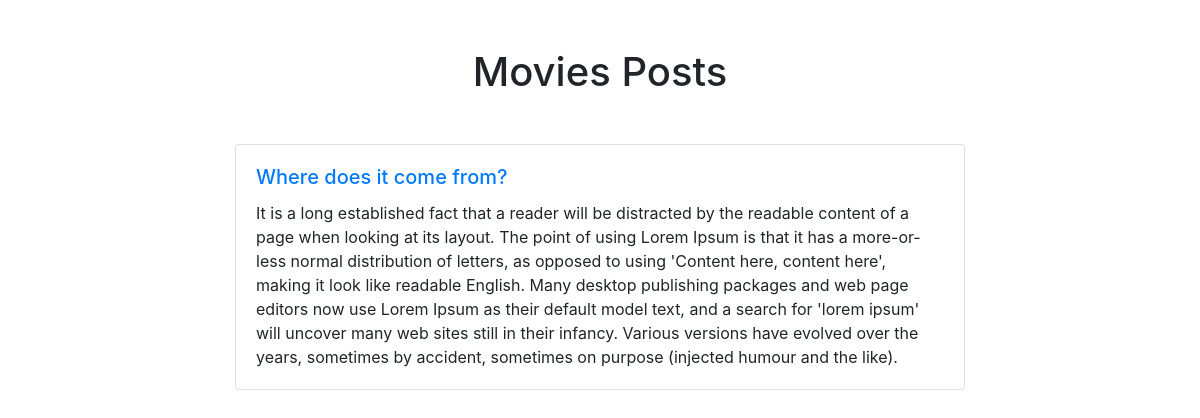
/blog/Movies/, run on the app's committed database.
### blog/models.py (models this page shows)
class Category(models.Model):
    name = models.CharField(max_length=25)

class Post(models.Model):
    title = models.CharField(max_length=255)
    body = models.TextField()
    created_on = models.DateTimeField(auto_now_add=True)
    last_modified = models.DateTimeField(auto_now=True)
    category = models.ManyToManyField(Category, related_name='posts')

### blog/views.py (the view)
# urls.py: path('<category>/', views.blog_category, name='blog_category')
def blog_category(request, category):
    posts = Post.objects.filter(
        category__name__contains=category
    ).order_by(
        '-created_on'
    )
    context = {
        'posts': posts,
        'category': category
    }
    return render(request, 'category.html', context)

### blog/templates/category.html
{% extends 'base.html' %}
{% block page_content %}
<div class="container">
    <h1 class="text-center my-5">{{category}} Posts</h1>
    <div class="row">
        <div class="col-md-2"></div>
        <div class="col-md-8">
            {% for post in posts %}
            <div class="card mb-3">
                <div class="card-body">
                    <h5 class="card-title"><a href="{% url 'details' post.pk %}">{{ post.title }}</a></h5>
                    <p class="card-text">{{ post.body }}</p>
                </div>
            </div>
            {% endfor %}
        </div>
    </div>
</div>
{% endblock %}

### data on the page
Category: name "Movies"
Post: title "Where does it come from?", body "It is a long established fact that a reader will be distracted by the readable content of a page when looking at its layout. The point of using Lorem Ipsum is that it has a more-or-less normal distribution of letters, as opposed to using 'Content here, content here', making it look like readable English. Many desktop publishing packages and web page editors now use Lorem Ipsum as their default model text, and a search for 'lorem ipsum' will uncover many web sites still in their infancy. Various versions have evolved over the years, sometimes by accident, sometimes on purpose (injected humour and the like)."
